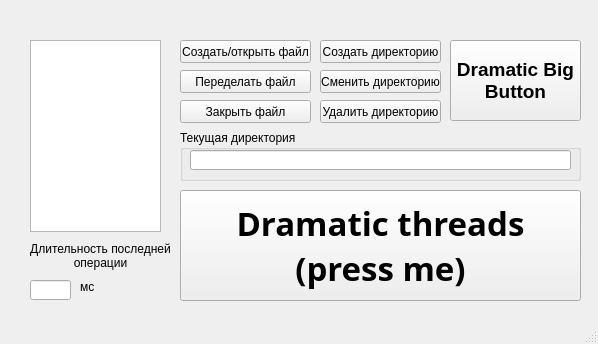
<?xml version="1.0" encoding="UTF-8"?>
<ui version="4.0">
 <class>AnotherMainWindow</class>
 <widget class="QMainWindow" name="AnotherMainWindow">
  <property name="geometry">
   <rect>
    <x>0</x>
    <y>0</y>
    <width>598</width>
    <height>344</height>
   </rect>
  </property>
  <property name="windowTitle">
   <string>Main Window in da house</string>
  </property>
  <widget class="QWidget" name="centralwidget">
   <widget class="QListWidget" name="OpenedFilesList">
    <property name="geometry">
     <rect>
      <x>30</x>
      <y>40</y>
      <width>131</width>
      <height>192</height>
     </rect>
    </property>
   </widget>
   <widget class="QPushButton" name="CreateButton">
    <property name="geometry">
     <rect>
      <x>180</x>
      <y>40</y>
      <width>131</width>
      <height>23</height>
     </rect>
    </property>
    <property name="text">
     <string>Создать/открыть файл</string>
    </property>
   </widget>
   <widget class="QPushButton" name="CloseButton">
    <property name="geometry">
     <rect>
      <x>180</x>
      <y>100</y>
      <width>131</width>
      <height>23</height>
     </rect>
    </property>
    <property name="text">
     <string>Закрыть файл</string>
    </property>
   </widget>
   <widget class="QPushButton" name="CreateDir">
    <property name="geometry">
     <rect>
      <x>320</x>
      <y>40</y>
      <width>121</width>
      <height>23</height>
     </rect>
    </property>
    <property name="text">
     <string>Создать директорию</string>
    </property>
   </widget>
   <widget class="QGroupBox" name="CurDirGroup">
    <property name="geometry">
     <rect>
      <x>180</x>
      <y>130</y>
      <width>401</width>
      <height>51</height>
     </rect>
    </property>
    <property name="title">
     <string>Текущая директория</string>
    </property>
    <widget class="QLineEdit" name="CurDirBox">
     <property name="geometry">
      <rect>
       <x>10</x>
       <y>20</y>
       <width>381</width>
       <height>20</height>
      </rect>
     </property>
     <property name="font">
      <font>
       <family>Segoe UI</family>
      </font>
     </property>
     <property name="readOnly">
      <bool>true</bool>
     </property>
    </widget>
   </widget>
   <widget class="QPushButton" name="UpdateFileButton">
    <property name="geometry">
     <rect>
      <x>180</x>
      <y>70</y>
      <width>131</width>
      <height>23</height>
     </rect>
    </property>
    <property name="text">
     <string>Переделать файл</string>
    </property>
   </widget>
   <widget class="QLabel" name="label">
    <property name="geometry">
     <rect>
      <x>30</x>
      <y>240</y>
      <width>141</width>
      <height>31</height>
     </rect>
    </property>
    <property name="text">
     <string>Длительность последней 
операции</string>
    </property>
    <property name="alignment">
     <set>Qt::AlignCenter</set>
    </property>
   </widget>
   <widget class="QLineEdit" name="DurationBox">
    <property name="geometry">
     <rect>
      <x>30</x>
      <y>280</y>
      <width>41</width>
      <height>20</height>
     </rect>
    </property>
    <property name="readOnly">
     <bool>true</bool>
    </property>
   </widget>
   <widget class="QLabel" name="label_2">
    <property name="geometry">
     <rect>
      <x>80</x>
      <y>280</y>
      <width>46</width>
      <height>13</height>
     </rect>
    </property>
    <property name="text">
     <string>мс</string>
    </property>
   </widget>
   <widget class="QPushButton" name="changeDirButton">
    <property name="geometry">
     <rect>
      <x>320</x>
      <y>70</y>
      <width>121</width>
      <height>23</height>
     </rect>
    </property>
    <property name="text">
     <string>Сменить директорию</string>
    </property>
   </widget>
   <widget class="QPushButton" name="deleteDirButton">
    <property name="geometry">
     <rect>
      <x>320</x>
      <y>100</y>
      <width>121</width>
      <height>23</height>
     </rect>
    </property>
    <property name="text">
     <string>Удалить директорию</string>
    </property>
   </widget>
   <widget class="QPushButton" name="DoTaskButton">
    <property name="geometry">
     <rect>
      <x>450</x>
      <y>40</y>
      <width>131</width>
      <height>81</height>
     </rect>
    </property>
    <property name="font">
     <font>
      <family>Segoe UI</family>
      <pointsize>14</pointsize>
      <weight>75</weight>
      <bold>true</bold>
     </font>
    </property>
    <property name="cursor">
     <cursorShape>PointingHandCursor</cursorShape>
    </property>
    <property name="toolTip">
     <string>&lt;html&gt;&lt;head/&gt;&lt;body&gt;&lt;p&gt;Press Me&lt;/p&gt;&lt;/body&gt;&lt;/html&gt;</string>
    </property>
    <property name="autoFillBackground">
     <bool>false</bool>
    </property>
    <property name="text">
     <string>Dramatic Big 
Button</string>
    </property>
   </widget>
   <widget class="QPushButton" name="OpenThreadWindow">
    <property name="geometry">
     <rect>
      <x>180</x>
      <y>190</y>
      <width>401</width>
      <height>111</height>
     </rect>
    </property>
    <property name="font">
     <font>
      <family>Segoe Script</family>
      <pointsize>25</pointsize>
      <weight>75</weight>
      <bold>true</bold>
     </font>
    </property>
    <property name="text">
     <string>Dramatic threads
(press me)</string>
    </property>
   </widget>
  </widget>
  <widget class="QMenuBar" name="menubar">
   <property name="geometry">
    <rect>
     <x>0</x>
     <y>0</y>
     <width>598</width>
     <height>21</height>
    </rect>
   </property>
  </widget>
  <widget class="QStatusBar" name="statusbar"/>
 </widget>
 <resources/>
 <connections/>
</ui>
